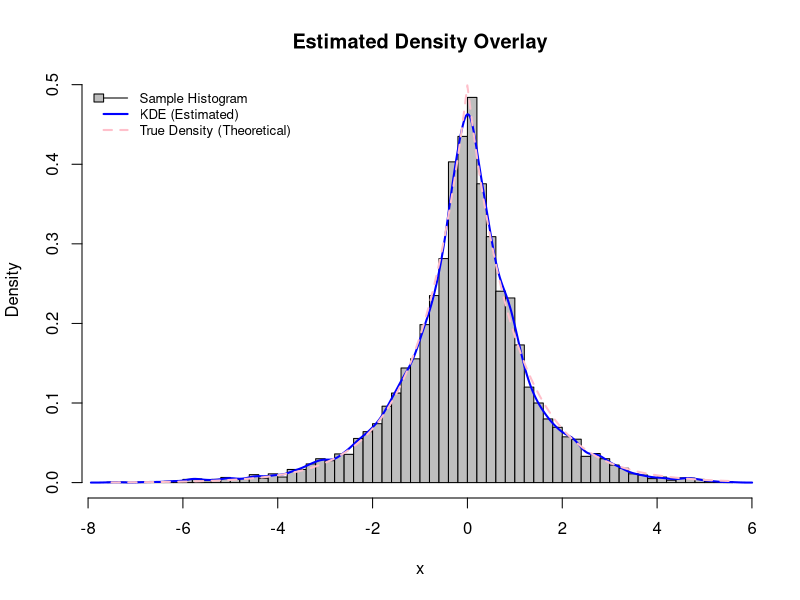
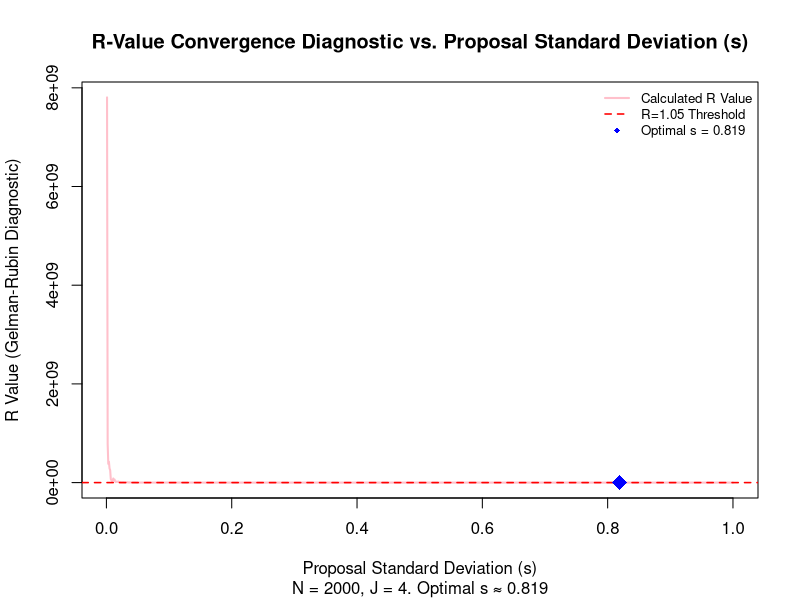

Generate these figures, in order, with R:
## ---- chunk 1
knitr::opts_chunk$set(echo = TRUE)
## ---- chunk 2
# f(x) = 0.5 * exp(-abs(x)) 
# log f(x) = log(0.5) - (abs(x))
  log_f <- function(x) {
    return(-abs(x))
  }
## ---- chunk 3
rwm_sampler <- function(x0, N, s) {
  #Initialize the chain vector to store random numbers
  chain <- numeric(N+1)
  chain[1] <- x0
  
  #Set the current state (xi-1)
  xi_minus_1 <- x0
  
  #Loop for N iterations
  for (i in 1:N) {
    # Simulate a random no. x* 
    x_star <- rnorm(1, mean = xi_minus_1, sd=s)
    
    #Compute log ratio
    log_ratio <- log_f(x_star) - log_f(xi_minus_1)
    
    #Generate a random number u from Uniform(0,1) and calc log u
    log_u <- log(runif(1))
    
    #Acceptance Criterion; log u < log_ratio
    if (log_u < log_ratio) {
           xi <- x_star } 
         else {
          xi <- xi_minus_1 }
    
    #Store the new state and update the current state
    chain[i+1] <- xi
    xi_minus_1 <- xi
    }
    
    #Return the generated samples (x1,...,xN) excluding initial x0
  return(chain[-1])
}
## ---- chunk 4
N_a <- 10000
s_a <- 1
x0_a <- 5

sample_a <- rwm_sampler(x0=x0_a, N=N_a, s=s_a)

sample_mean <- mean(sample_a)
sample_sd <- sd(sample_a)

print(sample_mean)
print(sample_sd)
## ---- chunk 5
N <- 10000
s <- 1
x0 <- 0

for (i in 1) {
  x_star <- rnorm(1, mean=x0, sd=s)
  
  log_ratio <- (-abs(x_star)) - (-abs(x0))
  log_u <- log(runif(1))
  
  if (log_u < log_ratio)
    x0 <- x_star
}
## ---- chunk 6
# Create the Histogram (set up the figure and axes)
hist(sample_a, 
     breaks = 60, 
     freq = FALSE, 
     main = "Estimated Density Overlay",
     xlab = "x",
     ylab = "Density",
     col = "grey",
     border = "black")

# Overlay the Kernel Density Estimate (KDE)
# calculate the density and use lines() to draw it on the existing plot.
lines(density(sample_a), 
      col = "blue", 
      lwd = 2)

z <- seq(min(sample_a), max(sample_a), length.out = 400)
lines(z, 0.5 * exp(-abs(z)), col = "pink", lwd = 2, lty = 2)

# 4. Add the Legend
legend("topleft", 
       legend = c("Sample Histogram", "KDE (Estimated)", "True Density (Theoretical)"),
       col = c("black", "blue", "pink"), 
       lty = c(1, 1, 2),     # Line types: 1 is solid, 2 is dashed
       lwd = c(1, 2, 2),     # Line widths
       fill = c("grey", NA, NA), # Fill the first box with grey for the histogram
       border = c("black", NA, NA), 
       bty = "n",            # Removes the box around the legend
       cex = 0.8)            # Adjusts font size to fit well

## ---- chunk 7
calculate_R <- function(chains) { 
J <- length(chains)
  N <- length(chains[[1]])
  
  M_j <- sapply(chains,mean)
  
  V_j <- sapply(chains,var)
  
  W <- mean(V_j)
  
  M <- mean(M_j)
  
  B <- (N / (J-1))* sum((M_j - M)^2)
  
  R <- (B+W)/W
  
  return(R)
  }
  
## ---- chunk 8
N_b <- 2000
s_b <- 0.001
J_b <- 4

# Use large, widely spaced initial values
x0_values <- c(-30, -15, 15, 30)

chains_b <- list()
for (j in 1: J_b) {
  chains_b[[j]] <- rwm_sampler( x0 = x0_values[j], N=N_b, s=s_b)
}

R_value_specific <- calculate_R(chains_b)
## ---- chunk 9
N_fixed <- 2000
J_fixed <- 4
x0_fixed <- c(-30, -15, 15, 30)

# FIXED: Create a grid of exactly 1000 values from 0.001 to 1.0
s_grid <- seq(0.001, 1.0, length.out = 1000)

R_values_s_grid <- numeric(length(s_grid))

# This loop might take 1-2 minutes to finish!
for(k in 1:length(s_grid)) {
  s_current <- s_grid[k]
  chains_current <- list()
  
  for(j in 1:J_fixed) {
    chains_current[[j]] <- rwm_sampler(x0 = x0_fixed[j], N = N_fixed, s = s_current)
  }
  R_values_s_grid[k] <- calculate_R(chains_current)
}

s_optimal <- s_grid[which.min(R_values_s_grid)]

print(s_optimal)
## ---- chunk 10
# Plot the results
plot(s_grid, R_values_s_grid, 
     type = "l",          # FIXED: Changed from "b" to "l" (line) for 1000 points
     col = "pink", 
     lwd = 2,
     main = "R-Value Convergence Diagnostic vs. Proposal Standard Deviation (s)",
     sub = paste0("N = ", N_fixed, ", J = ", J_fixed, ". Optimal s ≈ ", round(s_optimal, 4)),
     xlab = "Proposal Standard Deviation (s)",
     ylab = "R Value (Gelman-Rubin Diagnostic)")

# Add the convergence threshold line
abline(h = 1.05, col = "red", lty = 2, lwd = 1.5)

# Highlight the Optimal s value with a single diamond point
points(s_optimal, min(R_values_s_grid), 
       col = "blue", pch = 18, cex = 2)

# Legend sitting inside the top-right of the box
legend("topright", 
       legend = c("Calculated R Value", "R=1.05 Threshold", paste("Optimal s =", round(s_optimal, 4))), 
       col = c("pink", "red", "blue"), 
       lty = c(1, 2, NA),
       pch = c(NA, NA, 18), # Only the third item (optimal s) gets a symbol
       lwd = c(2, 1.5, NA),
       cex = 0.8,
       bty = "n")
## ---- chunk 11
# Original:
for (j in 1:J_fixed) {
  chains_current[[j]] <- rwm_sampler(x0 = x0_fixed[j], N = N_fixed, s = s_current)
}

# New:
chains_current <- lapply(x0_fixed, function(x0) {
  rwm_sampler(x0 = x0, N = N_fixed, s = s_current)
})
